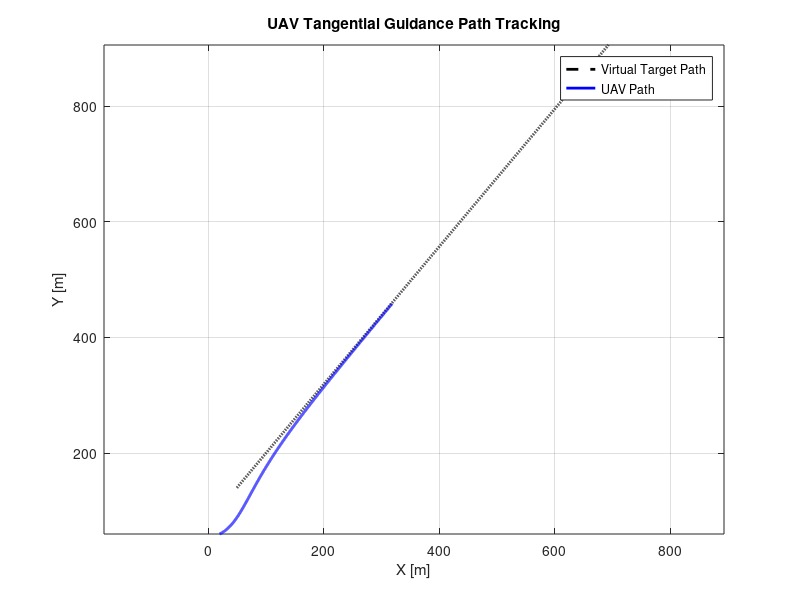
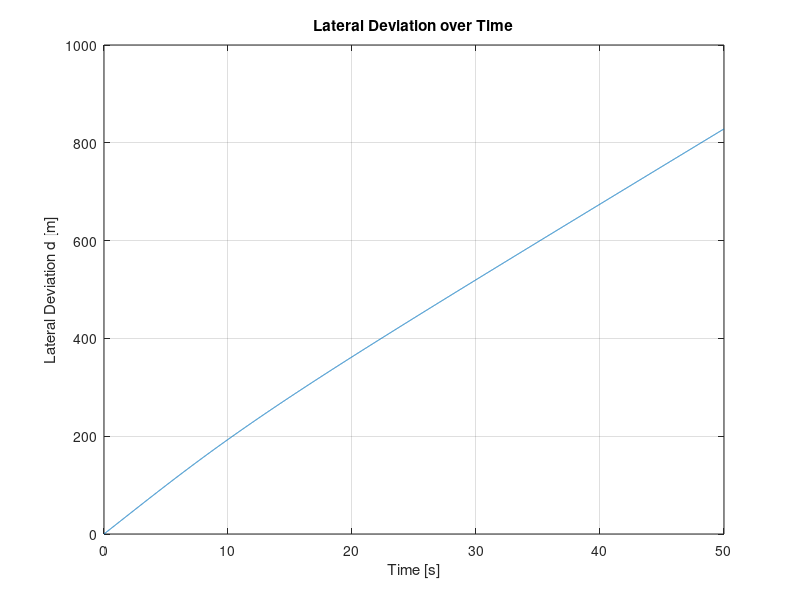

Write MATLAB code to recreate these figures, in order.
% UAV-VT Tracking Simulation Using Tangential Guidance Logic
clear; clc;
dt = 0.01;             
T = 50;                 
N = T/dt;               
R_star=100;
%Uav Parameters
Va = 10;               
xa = zeros(1, N);       
ya = zeros(1, N);       
alpha_a = zeros(1, N);    
%Target Parameters
Vt = 20;              
xt = zeros(1, N);      
yt = zeros(1, N);      
alpha_t = deg2rad(50);     
xa(1) = 20; ya(1) = 60; alpha_a(1) = deg2rad(-45);  
xt(1) = 50; yt(1) = 140;
R= zeros(1, N);
theta=zeros(1,N);
sigma=zeros(1,N);  
d=zeros(1,N);
Kp = -2;

for k = 2:N
    xt(k) = xt(k-1) + Vt* cos(alpha_t) * dt;
    yt(k) = yt(k-1) + Vt * sin(alpha_t) * dt;
    delta_x=xt(k-1)-xa(k-1);
    delta_y=yt(k-1)-ya(k-1);
    R(k)=sqrt(delta_x^2 + delta_y^2);
    theta(k)=atan2(delta_y,delta_x);
    theta_dot=(theta(k)-theta(k-1))/dt
    alpha_d=2*theta(k)-alpha_t;
    d_dot=2*Va*sin(alpha_d);
    d(k)=d(k-1)+d_dot*dt;
    a_a=Va*theta_dot -Kp*(alpha_d-alpha_a(k-1)); %lateral accn
    alpha_a_dot= a_a/Va;
    alpha_a(k) = alpha_a(k-1) + alpha_a_dot * dt;
    xa(k) = xa(k-1) + Va * cos(alpha_a(k)) * dt;
    ya(k) = ya(k-1) + Va * sin(alpha_a(k)) * dt;

end


figure;
plot(xt, yt, 'k--', 'LineWidth', 2); hold on;
plot(xa, ya, 'b', 'LineWidth', 2);
legend('Virtual Target Path', 'UAV Path');
xlabel('X [m]'); ylabel('Y [m]');
title('UAV Tangential Guidance Path Tracking');
grid on;
axis equal;

figure;
plot((0:N-1)*dt, d);
xlabel('Time [s]'); ylabel('Lateral Deviation d [m]');
title('Lateral Deviation over Time');
grid on;
